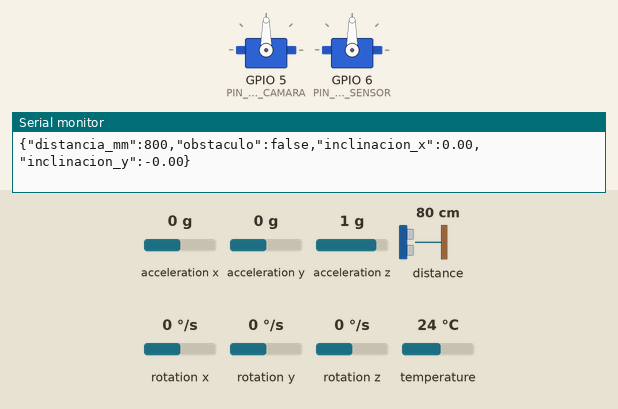
Recording of a program running on a simulated Seeed XIAO ESP32-S3. Shown: 2 × servo, the last lines printed to the serial monitor. The inputs (shaded band) are chosen by the test bench; at power-on: acceleration x 0 g, acceleration y 0 g, acceleration z 1 g, distance to the obstacle 80 cm, rotation x 0 °/s, rotation y 0 °/s, rotation z 0 °/s, temperature 24 °C.

Above: at 1.7 s.
1.8 s: acceleration x set to -1.4 g
At 2.9 s:
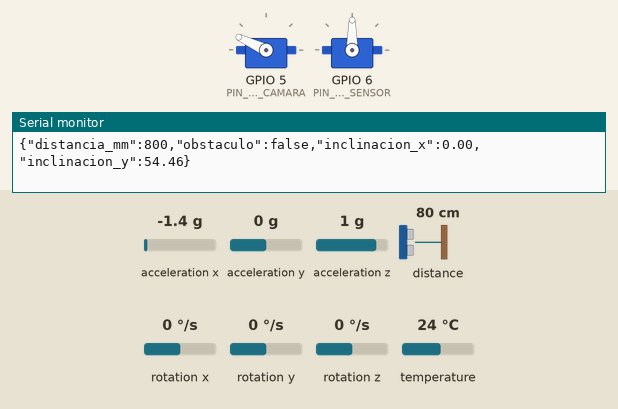
3.3 s: acceleration y set to -1.4 g
At 3.9 s:
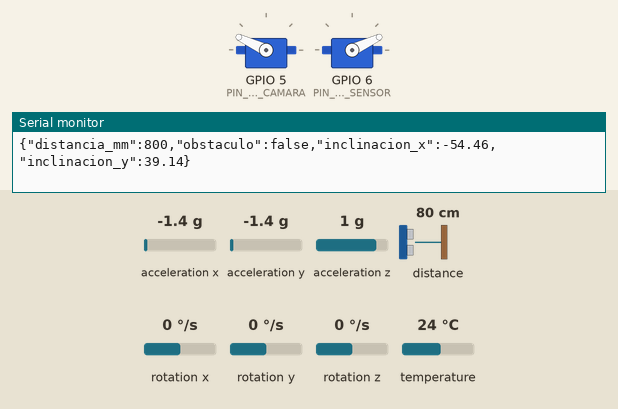
4.8 s: acceleration x set to -0.8 g
At 6.0 s:
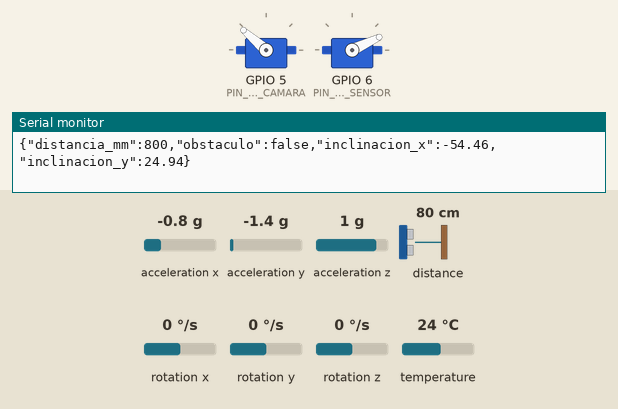
6.3 s: acceleration y set to 0.8 g
At 7.2 s:
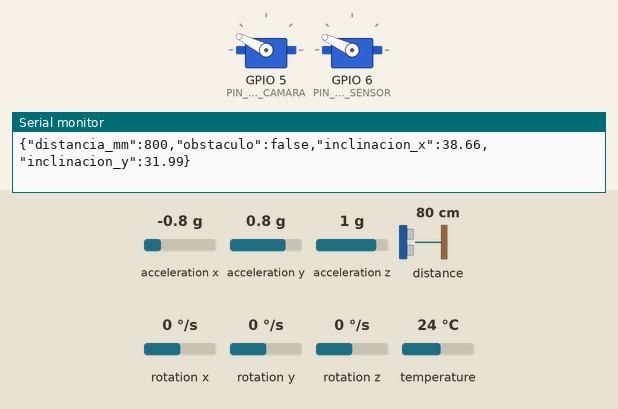
7.8 s: acceleration x set to 0 g
At 8.2 s:
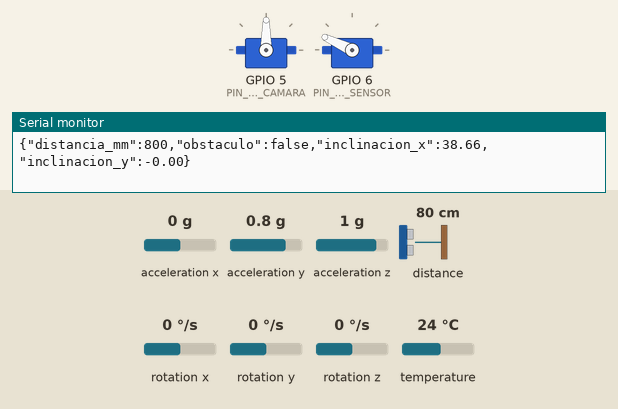
9.3 s: acceleration y set to -0.8 g
At 10.4 s:
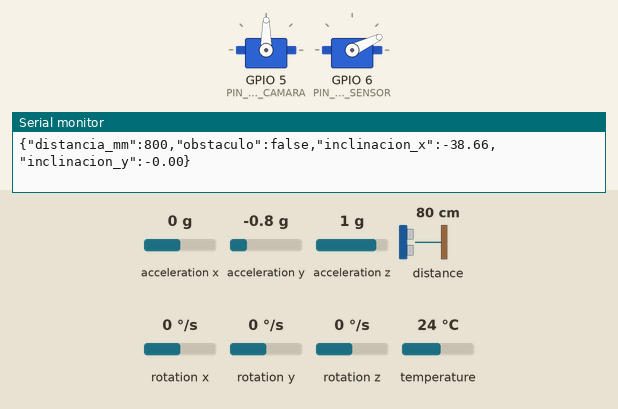
Timing chart, 0 to 11.8 s (numbered marks = the images above; inputs shaded):
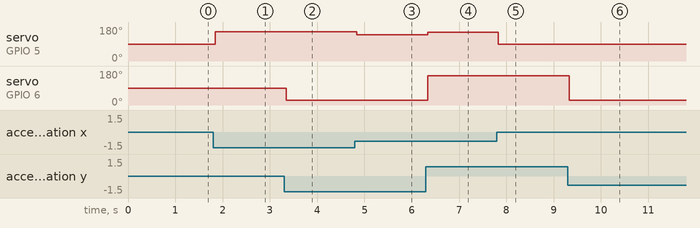

Measured:
- after the input at 1.8 s, servo on GPIO 5 (PIN_SERVO_CAMARA): 90° → 155° after 0.05 s
- after the input at 3.3 s, servo on GPIO 6 (PIN_SERVO_SENSOR): 90° → 25° at once
- after the input at 4.8 s, servo on GPIO 5 (PIN_SERVO_CAMARA): 155° → 139° at once
- after the input at 6.3 s, servo on GPIO 5 (PIN_SERVO_CAMARA): 139° → 153° at once; servo on GPIO 6 (PIN_SERVO_SENSOR): 25° → 155° at once
- after the input at 7.8 s, servo on GPIO 5 (PIN_SERVO_CAMARA): 153° → 90° at once
- after the input at 9.3 s, servo on GPIO 6 (PIN_SERVO_SENSOR): 155° → 25° at once

The program:

main.cpp
```cpp
#include <Arduino.h>
#include <math.h>
#include "config.h"
#include "sensores.h"
#include "actuadores.h"
#include "comunicaciones.h"

enum class Estado {
    INICIALIZACION,
    MONITOREO,
    PROCESAMIENTO,
    DECISION_OBSTACULO,
    ALERTA,
    AJUSTE_ACTUADORES,
    RETORNO_MONITOREO,
    ERROR_RECUPERACION
};

GestorSensores sensores;
GestorActuadores actuadores;
GestorComunicaciones comunicaciones;

Estado estado = Estado::INICIALIZACION;
DatosSensores datos;
bool obstaculo = false;
float incX = 0.0f;
float incY = 0.0f;
uint8_t intentos = 0;

float calcularX(const DatosSensores& d) {
    return atan2f(d.ay, d.az) * 180.0f / PI;
}

float calcularY(const DatosSensores& d) {
    return atan2f(-d.ax, sqrtf(d.ay*d.ay + d.az*d.az)) * 180.0f / PI;
}

void setup() {
    Serial.begin(SERIAL_BAUD);
    delay(500);
    Serial.println("SentiCam iniciado");
}

void loop() {
    switch (estado) {
        case Estado::INICIALIZACION: {
            bool s = sensores.begin();
            bool a = actuadores.begin();
            bool c = comunicaciones.begin();
            estado = (s && a && c) ? Estado::MONITOREO : Estado::ERROR_RECUPERACION;
            break;
        }

        case Estado::MONITOREO:
            datos = sensores.leer();
            estado = datos.valido ? Estado::PROCESAMIENTO : Estado::ERROR_RECUPERACION;
            break;

        case Estado::PROCESAMIENTO:
            incX = calcularX(datos);
            incY = calcularY(datos);
            obstaculo = datos.distancia_mm > 0 && datos.distancia_mm <= UMBRAL_DISTANCIA_MM;
            comunicaciones.enviarEstado(datos.distancia_mm, obstaculo, incX, incY);
            estado = Estado::DECISION_OBSTACULO;
            break;

        case Estado::DECISION_OBSTACULO:
            estado = obstaculo ? Estado::ALERTA : Estado::AJUSTE_ACTUADORES;
            break;

        case Estado::ALERTA:
            comunicaciones.enviarAlerta("Obstaculo detectado");
            estado = Estado::AJUSTE_ACTUADORES;
            break;

        case Estado::AJUSTE_ACTUADORES:
            actuadores.ajustar(incX, incY);
            estado = Estado::RETORNO_MONITOREO;
            break;

        case Estado::RETORNO_MONITOREO:
            delay(TIEMPO_MONITOREO_MS);
            estado = Estado::MONITOREO;
            break;

        case Estado::ERROR_RECUPERACION: {
            actuadores.modoSeguro();
            bool sensoresOK = sensores.begin();
            bool comunicacionOK = comunicaciones.disponible() || comunicaciones.recuperar();

            if (sensoresOK && comunicacionOK) {
                intentos = 0;
                estado = Estado::MONITOREO;
            } else {
                intentos++;
                if (intentos >= MAX_INTENTOS_RECUPERACION) {
                    intentos = 0;
                    actuadores.modoSeguro();
                }
                delay(RETARDO_RECUPERACION_MS);
            }
            break;
        }
    }
}
```

actuadores.h
```cpp
#pragma once
#include <Arduino.h>
#include <ESP32Servo.h>
#include "config.h"

class GestorActuadores {
public:
    bool begin() {
        servoCamara.setPeriodHertz(50);
        servoSensor.setPeriodHertz(50);
        int c = servoCamara.attach(PIN_SERVO_CAMARA, SERVO_MIN_US, SERVO_MAX_US);
        int s = servoSensor.attach(PIN_SERVO_SENSOR, SERVO_MIN_US, SERVO_MAX_US);
        centrar();
        return c > 0 && s > 0;
    }

    void centrar() {
        servoCamara.write(ANGULO_CENTRO);
        servoSensor.write(ANGULO_CENTRO);
    }

    void ajustar(float inclinacionX, float inclinacionY) {
        int camara = constrain(ANGULO_CENTRO + int(inclinacionY * 2.0f), ANGULO_MIN, ANGULO_MAX);
        int sensor = constrain(ANGULO_CENTRO + int(inclinacionX * 2.0f), ANGULO_MIN, ANGULO_MAX);
        servoCamara.write(camara);
        servoSensor.write(sensor);
    }

    void modoSeguro() { centrar(); }

private:
    Servo servoCamara;
    Servo servoSensor;
};
```

comunicaciones.h
```cpp
#pragma once
#include <Arduino.h>
#include <WiFi.h>
#include "config.h"

class GestorComunicaciones {
public:
    bool begin() {
        WiFi.mode(WIFI_AP);
        return WiFi.softAP(WIFI_SSID, WIFI_PASSWORD);
    }

    bool disponible() const {
        return WiFi.getMode() == WIFI_AP || WiFi.getMode() == WIFI_AP_STA;
    }

    void enviarEstado(uint16_t distancia, bool obstaculo, float inclinacionX, float inclinacionY) {
        Serial.printf(
            "{\"distancia_mm\":%u,\"obstaculo\":%s,\"inclinacion_x\":%.2f,\"inclinacion_y\":%.2f}\n",
            distancia, obstaculo ? "true" : "false", inclinacionX, inclinacionY
        );
    }

    void enviarAlerta(const char* mensaje) {
        Serial.printf("{\"alerta\":\"%s\"}\n", mensaje);
    }

    bool recuperar() {
        WiFi.softAPdisconnect(true);
        delay(100);
        return begin();
    }
};
```

sensores.h
```cpp
#pragma once
#include <Arduino.h>
#include <Wire.h>
#include <Adafruit_MPU6050.h>
#include <Adafruit_Sensor.h>
#include <VL53L0X.h>

struct DatosSensores {
    uint16_t distancia_mm = 0;
    float ax = 0, ay = 0, az = 0;
    float gx = 0, gy = 0, gz = 0;
    bool valido = false;
};

class GestorSensores {
public:
    bool begin() {
        Wire.begin();
        mpuDisponible = mpu.begin();
        if (mpuDisponible) {
            mpu.setAccelerometerRange(MPU6050_RANGE_4_G);
            mpu.setGyroRange(MPU6050_RANGE_500_DEG);
            mpu.setFilterBandwidth(MPU6050_BAND_21_HZ);
        }

        vl53.setTimeout(100);
        vl53Disponible = vl53.init();
        if (vl53Disponible) vl53.startContinuous(50);

        return mpuDisponible && vl53Disponible;
    }

    DatosSensores leer() {
        DatosSensores d;
        if (!mpuDisponible || !vl53Disponible) return d;

        d.distancia_mm = vl53.readRangeContinuousMillimeters();
        if (vl53.timeoutOccurred()) return d;

        sensors_event_t a, g, temp;
        mpu.getEvent(&a, &g, &temp);
        d.ax = a.acceleration.x; d.ay = a.acceleration.y; d.az = a.acceleration.z;
        d.gx = g.gyro.x; d.gy = g.gyro.y; d.gz = g.gyro.z;
        d.valido = true;
        return d;
    }

private:
    Adafruit_MPU6050 mpu;
    VL53L0X vl53;
    bool mpuDisponible = false;
    bool vl53Disponible = false;
};
```

config.h
```cpp
#pragma once
#include <Arduino.h>

constexpr uint32_t SERIAL_BAUD = 115200;
constexpr uint32_t TIEMPO_MONITOREO_MS = 150;
constexpr uint16_t UMBRAL_DISTANCIA_MM = 500;

constexpr int PIN_SERVO_CAMARA = 5;
constexpr int PIN_SERVO_SENSOR = 6;
constexpr int SERVO_MIN_US = 500;
constexpr int SERVO_MAX_US = 2500;
constexpr int ANGULO_CENTRO = 90;
constexpr int ANGULO_MIN = 25;
constexpr int ANGULO_MAX = 155;

constexpr char WIFI_SSID[] = "SentiCam";
constexpr char WIFI_PASSWORD[] = "SentiCam2026";

constexpr uint8_t MAX_INTENTOS_RECUPERACION = 3;
constexpr uint32_t RETARDO_RECUPERACION_MS = 1000;
```
